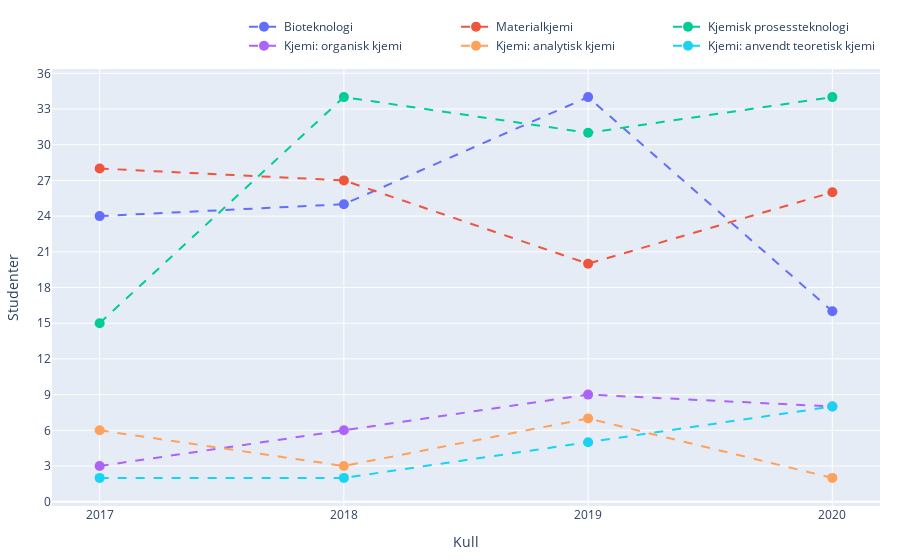

Source (notebook cell):
### Markdown cell above
### Legacy Line Plot

### Code cell
fields = [
    'Bioteknologi',
    'Materialkjemi',
    'Kjemisk prosessteknologi',
    'Kjemi: organisk kjemi',
    'Kjemi: analytisk kjemi',
    'Kjemi: anvendt teoretisk kjemi'
]

data = {
    '2017': [24, 28, 15, 3, 6, 2],
    '2018': [25, 27, 34, 6, 3, 2],
    '2019': [34, 20, 31, 9, 7, 5],
    '2020': [16, 26, 34, 8, 2, 8]
}

df_fields = pd.DataFrame(data, index=fields)

fig = go.Figure()
for field in fields:
    fig.add_trace(go.Scatter(x=df_fields.columns, 
                             y=df_fields.loc[field], 
                             mode='markers+lines', 
                             name=field, 
                             marker=dict(size=10),
                             line=dict(width=2, dash='dash'),
                             connectgaps=True))

fig.update_layout(
    xaxis_title='Kull',
    yaxis_title='Studenter',
    margin=dict(l=20, r=20, t=20, b=20),
    legend=dict(orientation="h",
                yanchor="bottom",
                y=1.02,
                xanchor="right",
                x=1),
    yaxis = dict(tickmode ='linear', dtick=3)
)

fig.show()
fig.write_image(file="Spesialisering_Linje.pdf", format="pdf")

### Figure 1 — Plotly figure (JSON) as saved in the notebook; plotly's stock layout.template omitted (floating-point values rounded to 4 significant figures)
{"data": [{"connectgaps": true, "line": {"dash": "dash", "width": 2}, "marker": {"size": 10}, "mode": "markers+lines", "name": "Bioteknologi", "type": "scatter", "x": ["2017", "2018", "2019", "2020"], "y": [24, 25, 34, 16]}, {"connectgaps": true, "line": {"dash": "dash", "width": 2}, "marker": {"size": 10}, "mode": "markers+lines", "name": "Materialkjemi", "type": "scatter", "x": ["2017", "2018", "2019", "2020"], "y": [28, 27, 20, 26]}, {"connectgaps": true, "line": {"dash": "dash", "width": 2}, "marker": {"size": 10}, "mode": "markers+lines", "name": "Kjemisk prosessteknologi", "type": "scatter", "x": ["2017", "2018", "2019", "2020"], "y": [15, 34, 31, 34]}, {"connectgaps": true, "line": {"dash": "dash", "width": 2}, "marker": {"size": 10}, "mode": "markers+lines", "name": "Kjemi: organisk kjemi", "type": "scatter", "x": ["2017", "2018", "2019", "2020"], "y": [3, 6, 9, 8]}, {"connectgaps": true, "line": {"dash": "dash", "width": 2}, "marker": {"size": 10}, "mode": "markers+lines", "name": "Kjemi: analytisk kjemi", "type": "scatter", "x": ["2017", "2018", "2019", "2020"], "y": [6, 3, 7, 2]}, {"connectgaps": true, "line": {"dash": "dash", "width": 2}, "marker": {"size": 10}, "mode": "markers+lines", "name": "Kjemi: anvendt teoretisk kjemi", "type": "scatter", "x": ["2017", "2018", "2019", "2020"], "y": [2, 2, 5, 8]}], "layout": {"legend": {"orientation": "h", "x": 1, "xanchor": "right", "y": 1.02, "yanchor": "bottom"}, "margin": {"b": 20, "l": 20, "r": 20, "t": 20}, "xaxis": {"title": {"text": "Kull"}}, "yaxis": {"dtick": 3, "tickmode": "linear", "title": {"text": "Studenter"}}}}
